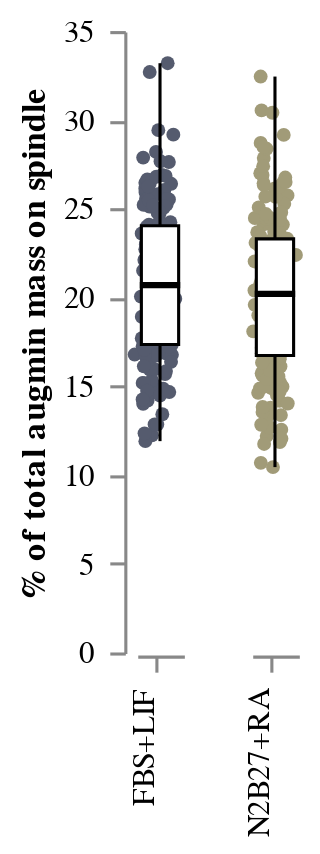

Source (notebook cell):
### Code cell
STRIP_Augmin_Spindle_percent = stripbox(
    data = df, 
    x = "Condition:N", 
    y = "Augmin_mass_at_Spindle_percent", 
    y_title = "% of total augmin mass on spindle",
    colour = "Condition:N"
)
STRIP_Augmin_Spindle_percent

### Figure 1 — Vega-Lite specification as saved in the notebook (floating-point values rounded to 4 significant figures; data arrays with more than 128 entries replaced by an {"elided": "..."} marker saying what was removed)
{"config": {"view": {"continuousWidth": 400, "continuousHeight": 300, "stroke": "transparent", "strokeWidth": 0.5}, "axis": {"grid": true, "labelPadding": 5, "ticks": true}, "facet": {"spacing": 18}, "header": {"labelOrient": "bottom", "title": null}}, "data": {"name": "data-0b548c3b759890d51b049c991e8bf178"}, "facet": {"column": {"type": "nominal", "field": "Condition", "header": {"labelAlign": "right", "labelAngle": -90, "labelOrient": "bottom", "labelPadding": 5, "titleOrient": "top"}}}, "spec": {"layer": [{"mark": {"type": "circle", "opacity": 1, "size": 20}, "encoding": {"color": {"type": "nominal", "field": "Condition", "legend": null, "scale": {"scheme": "cividis"}}, "x": {"type": "quantitative", "axis": {"grid": false, "labels": false, "ticks": true, "values": [0]}, "field": "jitter", "title": null}, "y": {"type": "quantitative", "axis": {"grid": false, "labels": true, "ticks": true}, "field": "Augmin_mass_at_Spindle_percent", "title": "% of total augmin mass on spindle"}}, "height": 200, "transform": [{"calculate": "(sqrt(-2 * log(random() / 2)) * cos(2 * PI * random() / 2))", "as": "jitter"}], "width": 15}, {"mark": {"type": "boxplot", "extent": "min-max", "size": 12}, "encoding": {"color": {"value": "white"}, "opacity": {"value": 1}, "stroke": {"value": "black"}, "y": {"type": "quantitative", "field": "Augmin_mass_at_Spindle_percent", "title": "% of total augmin mass on spindle"}}, "height": 200, "width": 30}]}, "$schema": "https://vega.github.io/schema/vega-lite/v4.8.1.json", "datasets": {"data-0b548c3b759890d51b049c991e8bf178": {"elided": "317 records"}}}
